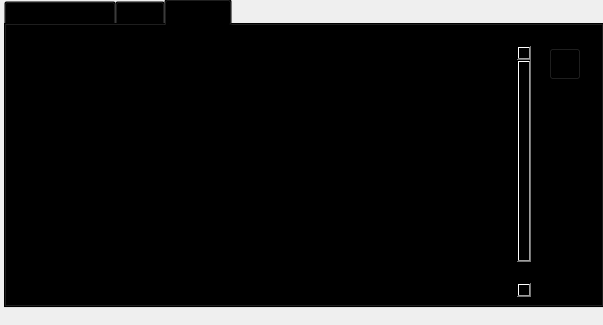
<?xml version="1.0" encoding="UTF-8"?>
<ui version="4.0">
 <class>MainWindow</class>
 <widget class="QMainWindow" name="MainWindow">
  <property name="geometry">
   <rect>
    <x>0</x>
    <y>0</y>
    <width>603</width>
    <height>325</height>
   </rect>
  </property>
  <property name="minimumSize">
   <size>
    <width>603</width>
    <height>325</height>
   </size>
  </property>
  <property name="maximumSize">
   <size>
    <width>1024</width>
    <height>16777215</height>
   </size>
  </property>
  <property name="windowTitle">
   <string>DD2-Helper</string>
  </property>
  <property name="autoFillBackground">
   <bool>true</bool>
  </property>
  <property name="styleSheet">
   <string notr="true"/>
  </property>
  <widget class="QWidget" name="centralwidget">
   <property name="minimumSize">
    <size>
     <width>603</width>
     <height>325</height>
    </size>
   </property>
   <property name="autoFillBackground">
    <bool>false</bool>
   </property>
   <property name="styleSheet">
    <string notr="true">background-color: rgba(0, 0, 0, 0);</string>
   </property>
   <widget class="QFrame" name="frame">
    <property name="geometry">
     <rect>
      <x>2</x>
      <y>-10</y>
      <width>603</width>
      <height>325</height>
     </rect>
    </property>
    <property name="sizePolicy">
     <sizepolicy hsizetype="Fixed" vsizetype="Fixed">
      <horstretch>0</horstretch>
      <verstretch>0</verstretch>
     </sizepolicy>
    </property>
    <property name="minimumSize">
     <size>
      <width>600</width>
      <height>325</height>
     </size>
    </property>
    <property name="maximumSize">
     <size>
      <width>603</width>
      <height>321</height>
     </size>
    </property>
    <property name="autoFillBackground">
     <bool>false</bool>
    </property>
    <property name="styleSheet">
     <string notr="true"/>
    </property>
    <property name="frameShape">
     <enum>QFrame::StyledPanel</enum>
    </property>
    <property name="frameShadow">
     <enum>QFrame::Raised</enum>
    </property>
    <layout class="QHBoxLayout" name="horizontalLayout_5">
     <property name="spacing">
      <number>0</number>
     </property>
     <property name="leftMargin">
      <number>1</number>
     </property>
     <property name="topMargin">
      <number>8</number>
     </property>
     <property name="rightMargin">
      <number>0</number>
     </property>
     <property name="bottomMargin">
      <number>6</number>
     </property>
     <item>
      <widget class="QTabWidget" name="tabWidget">
       <property name="autoFillBackground">
        <bool>false</bool>
       </property>
       <property name="tabShape">
        <enum>QTabWidget::Rounded</enum>
       </property>
       <property name="currentIndex">
        <number>2</number>
       </property>
       <property name="iconSize">
        <size>
         <width>16</width>
         <height>16</height>
        </size>
       </property>
       <property name="elideMode">
        <enum>Qt::ElideNone</enum>
       </property>
       <property name="movable">
        <bool>true</bool>
       </property>
       <property name="tabBarAutoHide">
        <bool>true</bool>
       </property>
       <widget class="QWidget" name="player_controller">
        <property name="styleSheet">
         <string notr="true"/>
        </property>
        <attribute name="title">
         <string>Player controller</string>
        </attribute>
        <widget class="QWidget" name="horizontalLayoutWidget">
         <property name="geometry">
          <rect>
           <x>0</x>
           <y>0</y>
           <width>601</width>
           <height>51</height>
          </rect>
         </property>
         <layout class="QHBoxLayout" name="horizontalLayout">
          <item>
           <spacer name="horizontalSpacer">
            <property name="orientation">
             <enum>Qt::Horizontal</enum>
            </property>
            <property name="sizeHint" stdset="0">
             <size>
              <width>40</width>
              <height>20</height>
             </size>
            </property>
           </spacer>
          </item>
          <item>
           <widget class="QPushButton" name="UpdatePlayerListButton">
            <property name="maximumSize">
             <size>
              <width>24</width>
              <height>24</height>
             </size>
            </property>
            <property name="toolTip">
             <string>Update player list</string>
            </property>
            <property name="text">
             <string/>
            </property>
            <property name="icon">
             <iconset resource="../resource.qrc">
              <normaloff>:/resources/icons/dark/find_windows.svg</normaloff>:/resources/icons/dark/find_windows.svg</iconset>
            </property>
            <property name="autoDefault">
             <bool>false</bool>
            </property>
           </widget>
          </item>
          <item>
           <widget class="QComboBox" name="playerListBox">
            <property name="minimumSize">
             <size>
              <width>90</width>
              <height>20</height>
             </size>
            </property>
            <property name="maximumSize">
             <size>
              <width>120</width>
              <height>20</height>
             </size>
            </property>
            <property name="placeholderText">
             <string>Players list</string>
            </property>
           </widget>
          </item>
          <item>
           <spacer name="horizontalSpacer_2">
            <property name="orientation">
             <enum>Qt::Horizontal</enum>
            </property>
            <property name="sizeHint" stdset="0">
             <size>
              <width>40</width>
              <height>20</height>
             </size>
            </property>
           </spacer>
          </item>
         </layout>
        </widget>
        <widget class="QGroupBox" name="groupBox">
         <property name="geometry">
          <rect>
           <x>60</x>
           <y>50</y>
           <width>491</width>
           <height>230</height>
          </rect>
         </property>
         <property name="minimumSize">
          <size>
           <width>491</width>
           <height>230</height>
          </size>
         </property>
         <property name="autoFillBackground">
          <bool>false</bool>
         </property>
         <property name="title">
          <string/>
         </property>
         <property name="flat">
          <bool>false</bool>
         </property>
         <layout class="QHBoxLayout" name="horizontalLayout_2">
          <item>
           <layout class="QVBoxLayout" name="verticalLayout">
            <property name="leftMargin">
             <number>12</number>
            </property>
            <property name="topMargin">
             <number>12</number>
            </property>
            <item>
             <spacer name="verticalSpacer">
              <property name="orientation">
               <enum>Qt::Vertical</enum>
              </property>
              <property name="sizeType">
               <enum>QSizePolicy::Expanding</enum>
              </property>
              <property name="sizeHint" stdset="0">
               <size>
                <width>20</width>
                <height>40</height>
               </size>
              </property>
             </spacer>
            </item>
           </layout>
          </item>
         </layout>
        </widget>
       </widget>
       <widget class="QWidget" name="misc">
        <attribute name="title">
         <string>Misc</string>
        </attribute>
        <widget class="QGroupBox" name="groupBox_2">
         <property name="geometry">
          <rect>
           <x>0</x>
           <y>0</y>
           <width>601</width>
           <height>281</height>
          </rect>
         </property>
         <property name="title">
          <string/>
         </property>
         <property name="flat">
          <bool>false</bool>
         </property>
         <widget class="QWidget" name="verticalLayoutWidget_2">
          <property name="geometry">
           <rect>
            <x>0</x>
            <y>0</y>
            <width>601</width>
            <height>281</height>
           </rect>
          </property>
          <layout class="QVBoxLayout" name="verticalLayout_2">
           <property name="leftMargin">
            <number>12</number>
           </property>
           <property name="topMargin">
            <number>12</number>
           </property>
           <item>
            <layout class="QHBoxLayout" name="horizontalLayout_3">
             <property name="spacing">
              <number>12</number>
             </property>
             <property name="rightMargin">
              <number>8</number>
             </property>
             <property name="bottomMargin">
              <number>6</number>
             </property>
             <item>
              <spacer name="horizontalSpacer_3">
               <property name="orientation">
                <enum>Qt::Horizontal</enum>
               </property>
               <property name="sizeType">
                <enum>QSizePolicy::Expanding</enum>
               </property>
               <property name="sizeHint" stdset="0">
                <size>
                 <width>30</width>
                 <height>20</height>
                </size>
               </property>
              </spacer>
             </item>
             <item>
              <widget class="ThemeToggle" name="ThemeToogleWidget" native="true">
               <property name="minimumSize">
                <size>
                 <width>32</width>
                 <height>32</height>
                </size>
               </property>
               <property name="maximumSize">
                <size>
                 <width>42</width>
                 <height>42</height>
                </size>
               </property>
               <property name="toolTip">
                <string>Theme toggle</string>
               </property>
              </widget>
             </item>
             <item>
              <spacer name="horizontalSpacer_4">
               <property name="orientation">
                <enum>Qt::Horizontal</enum>
               </property>
               <property name="sizeType">
                <enum>QSizePolicy::Preferred</enum>
               </property>
               <property name="sizeHint" stdset="0">
                <size>
                 <width>11</width>
                 <height>20</height>
                </size>
               </property>
              </spacer>
             </item>
            </layout>
           </item>
           <item>
            <widget class="QCheckBox" name="checkBox_3">
             <property name="toolTip">
              <string>&lt;html&gt;&lt;head/&gt;&lt;body&gt;&lt;p&gt;Auto ready that will be applied for all players&lt;/p&gt;&lt;/body&gt;&lt;/html&gt;</string>
             </property>
             <property name="text">
              <string>Auto ready</string>
             </property>
             <property name="checked">
              <bool>false</bool>
             </property>
             <property name="autoRepeat">
              <bool>false</bool>
             </property>
             <property name="autoExclusive">
              <bool>false</bool>
             </property>
            </widget>
           </item>
           <item>
            <widget class="QCheckBox" name="checkBox_4">
             <property name="toolTip">
              <string>&lt;html&gt;&lt;head/&gt;&lt;body&gt;&lt;p&gt;Sync input will be applied for all players&lt;/p&gt;&lt;/body&gt;&lt;/html&gt;</string>
             </property>
             <property name="text">
              <string>Sync input</string>
             </property>
            </widget>
           </item>
           <item>
            <widget class="QCheckBox" name="checkBox_5">
             <property name="text">
              <string>Drop build resource (for host)</string>
             </property>
            </widget>
           </item>
           <item>
            <widget class="QCheckBox" name="checkBox_6">
             <property name="text">
              <string>Drop ability mana (for host)</string>
             </property>
            </widget>
           </item>
           <item>
            <spacer name="verticalSpacer_2">
             <property name="orientation">
              <enum>Qt::Vertical</enum>
             </property>
             <property name="sizeType">
              <enum>QSizePolicy::Expanding</enum>
             </property>
             <property name="sizeHint" stdset="0">
              <size>
               <width>20</width>
               <height>40</height>
              </size>
             </property>
            </spacer>
           </item>
          </layout>
         </widget>
        </widget>
       </widget>
       <widget class="QWidget" name="keybinds">
        <attribute name="title">
         <string>Settings</string>
        </attribute>
        <layout class="QHBoxLayout" name="horizontalLayout_7">
         <item>
          <layout class="QVBoxLayout" name="verticalLayout_3">
           <property name="leftMargin">
            <number>12</number>
           </property>
           <property name="topMargin">
            <number>12</number>
           </property>
           <item>
            <widget class="QScrollArea" name="scrollArea">
             <property name="autoFillBackground">
              <bool>false</bool>
             </property>
             <property name="frameShape">
              <enum>QFrame::VLine</enum>
             </property>
             <property name="lineWidth">
              <number>0</number>
             </property>
             <property name="verticalScrollBarPolicy">
              <enum>Qt::ScrollBarAlwaysOn</enum>
             </property>
             <property name="sizeAdjustPolicy">
              <enum>QAbstractScrollArea::AdjustIgnored</enum>
             </property>
             <property name="widgetResizable">
              <bool>true</bool>
             </property>
             <widget class="QWidget" name="scrollAreaWidgetContents">
              <property name="geometry">
               <rect>
                <x>0</x>
                <y>0</y>
                <width>492</width>
                <height>276</height>
               </rect>
              </property>
              <property name="sizePolicy">
               <sizepolicy hsizetype="Preferred" vsizetype="Preferred">
                <horstretch>0</horstretch>
                <verstretch>0</verstretch>
               </sizepolicy>
              </property>
              <layout class="QVBoxLayout" name="verticalLayout_4">
               <property name="sizeConstraint">
                <enum>QLayout::SetDefaultConstraint</enum>
               </property>
               <item>
                <layout class="QHBoxLayout" name="horizontalLayout_45">
                 <property name="spacing">
                  <number>11</number>
                 </property>
                 <property name="leftMargin">
                  <number>12</number>
                 </property>
                 <property name="topMargin">
                  <number>12</number>
                 </property>
                 <property name="bottomMargin">
                  <number>6</number>
                 </property>
                 <item>
                  <widget class="QLabel" name="label_41">
                   <property name="maximumSize">
                    <size>
                     <width>100</width>
                     <height>16777215</height>
                    </size>
                   </property>
                   <property name="text">
                    <string>Retry button</string>
                   </property>
                  </widget>
                 </item>
                 <item>
                  <widget class="HotKeyEdit" name="retry_hotkey" native="true">
                   <property name="minimumSize">
                    <size>
                     <width>100</width>
                     <height>14</height>
                    </size>
                   </property>
                   <property name="maximumSize">
                    <size>
                     <width>111</width>
                     <height>35</height>
                    </size>
                   </property>
                   <property name="focusPolicy">
                    <enum>Qt::StrongFocus</enum>
                   </property>
                  </widget>
                 </item>
                 <item>
                  <spacer name="horizontalSpacer_29">
                   <property name="orientation">
                    <enum>Qt::Horizontal</enum>
                   </property>
                   <property name="sizeHint" stdset="0">
                    <size>
                     <width>40</width>
                     <height>20</height>
                    </size>
                   </property>
                  </spacer>
                 </item>
                </layout>
               </item>
               <item>
                <layout class="QHBoxLayout" name="horizontalLayout_44">
                 <property name="spacing">
                  <number>11</number>
                 </property>
                 <property name="leftMargin">
                  <number>12</number>
                 </property>
                 <property name="topMargin">
                  <number>12</number>
                 </property>
                 <property name="bottomMargin">
                  <number>6</number>
                 </property>
                 <item>
                  <widget class="QLabel" name="label_40">
                   <property name="maximumSize">
                    <size>
                     <width>100</width>
                     <height>16777215</height>
                    </size>
                   </property>
                   <property name="text">
                    <string>Ready button</string>
                   </property>
                  </widget>
                 </item>
                 <item>
                  <widget class="HotKeyEdit" name="ready_hotkey" native="true">
                   <property name="minimumSize">
                    <size>
                     <width>100</width>
                     <height>0</height>
                    </size>
                   </property>
                   <property name="maximumSize">
                    <size>
                     <width>200</width>
                     <height>35</height>
                    </size>
                   </property>
                   <property name="focusPolicy">
                    <enum>Qt::StrongFocus</enum>
                   </property>
                  </widget>
                 </item>
                 <item>
                  <spacer name="horizontalSpacer_28">
                   <property name="orientation">
                    <enum>Qt::Horizontal</enum>
                   </property>
                   <property name="sizeHint" stdset="0">
                    <size>
                     <width>40</width>
                     <height>20</height>
                    </size>
                   </property>
                  </spacer>
                 </item>
                </layout>
               </item>
               <item>
                <layout class="QHBoxLayout" name="horizontalLayout_39">
                 <property name="spacing">
                  <number>11</number>
                 </property>
                 <property name="sizeConstraint">
                  <enum>QLayout::SetDefaultConstraint</enum>
                 </property>
                 <property name="leftMargin">
                  <number>12</number>
                 </property>
                 <property name="topMargin">
                  <number>12</number>
                 </property>
                 <property name="bottomMargin">
                  <number>6</number>
                 </property>
                 <item>
                  <widget class="QLabel" name="label_35">
                   <property name="maximumSize">
                    <size>
                     <width>100</width>
                     <height>16777215</height>
                    </size>
                   </property>
                   <property name="autoFillBackground">
                    <bool>false</bool>
                   </property>
                   <property name="text">
                    <string>Auto ready</string>
                   </property>
                  </widget>
                 </item>
                 <item>
                  <widget class="HotKeyEdit" name="auto_ready_hotkey" native="true">
                   <property name="minimumSize">
                    <size>
                     <width>100</width>
                     <height>0</height>
                    </size>
                   </property>
                   <property name="maximumSize">
                    <size>
                     <width>200</width>
                     <height>16777215</height>
                    </size>
                   </property>
                   <property name="focusPolicy">
                    <enum>Qt::StrongFocus</enum>
                   </property>
                  </widget>
                 </item>
                 <item>
                  <spacer name="horizontalSpacer_23">
                   <property name="orientation">
                    <enum>Qt::Horizontal</enum>
                   </property>
                   <property name="sizeHint" stdset="0">
                    <size>
                     <width>40</width>
                     <height>20</height>
                    </size>
                   </property>
                  </spacer>
                 </item>
                </layout>
               </item>
               <item>
                <layout class="QHBoxLayout" name="horizontalLayout_40">
                 <property name="spacing">
                  <number>11</number>
                 </property>
                 <property name="leftMargin">
                  <number>12</number>
                 </property>
                 <property name="topMargin">
                  <number>12</number>
                 </property>
                 <property name="bottomMargin">
                  <number>6</number>
                 </property>
                 <item>
                  <widget class="QLabel" name="label_36">
                   <property name="maximumSize">
                    <size>
                     <width>150</width>
                     <height>16777215</height>
                    </size>
                   </property>
                   <property name="text">
                    <string>Drop build resource</string>
                   </property>
                  </widget>
                 </item>
                 <item>
                  <widget class="HotKeyEdit" name="drop_build_resource_hotkey" native="true">
                   <property name="minimumSize">
                    <size>
                     <width>100</width>
                     <height>0</height>
                    </size>
                   </property>
                   <property name="maximumSize">
                    <size>
                     <width>200</width>
                     <height>16777215</height>
                    </size>
                   </property>
                   <property name="focusPolicy">
                    <enum>Qt::StrongFocus</enum>
                   </property>
                  </widget>
                 </item>
                 <item>
                  <spacer name="horizontalSpacer_27">
                   <property name="orientation">
                    <enum>Qt::Horizontal</enum>
                   </property>
                   <property name="sizeType">
                    <enum>QSizePolicy::Minimum</enum>
                   </property>
                   <property name="sizeHint" stdset="0">
                    <size>
                     <width>12</width>
                     <height>20</height>
                    </size>
                   </property>
                  </spacer>
                 </item>
                 <item>
                  <widget class="QLabel" name="label_42">
                   <property name="maximumSize">
                    <size>
                     <width>150</width>
                     <height>16777215</height>
                    </size>
                   </property>
                   <property name="styleSheet">
                    <string notr="true"/>
                   </property>
                   <property name="text">
                    <string>in-game keybind</string>
                   </property>
                  </widget>
                 </item>
                 <item>
                  <widget class="HotKeyEdit" name="drop_build_resource_in_game_hotkey" native="true">
                   <property name="minimumSize">
                    <size>
                     <width>100</width>
                     <height>0</height>
                    </size>
                   </property>
                   <property name="maximumSize">
                    <size>
                     <width>200</width>
                     <height>16777215</height>
                    </size>
                   </property>
                   <property name="focusPolicy">
                    <enum>Qt::StrongFocus</enum>
                   </property>
                  </widget>
                 </item>
                 <item>
                  <spacer name="horizontalSpacer_24">
                   <property name="orientation">
                    <enum>Qt::Horizontal</enum>
                   </property>
                   <property name="sizeHint" stdset="0">
                    <size>
                     <width>40</width>
                     <height>20</height>
                    </size>
                   </property>
                  </spacer>
                 </item>
                </layout>
               </item>
               <item>
                <layout class="QHBoxLayout" name="horizontalLayout_41">
                 <property name="spacing">
                  <number>11</number>
                 </property>
                 <property name="leftMargin">
                  <number>12</number>
                 </property>
                 <property name="topMargin">
                  <number>12</number>
                 </property>
                 <property name="bottomMargin">
                  <number>6</number>
                 </property>
                 <item>
                  <widget class="QLabel" name="label_37">
                   <property name="maximumSize">
                    <size>
                     <width>300</width>
                     <height>16777215</height>
                    </size>
                   </property>
                   <property name="text">
                    <string>Drop mana</string>
                   </property>
                  </widget>
                 </item>
                 <item>
                  <widget class="HotKeyEdit" name="drop_mana_hotkey" native="true">
                   <property name="minimumSize">
                    <size>
                     <width>100</width>
                     <height>0</height>
                    </size>
                   </property>
                   <property name="maximumSize">
                    <size>
                     <width>200</width>
                     <height>16777215</height>
                    </size>
                   </property>
                   <property name="focusPolicy">
                    <enum>Qt::StrongFocus</enum>
                   </property>
                  </widget>
                 </item>
                 <item>
                  <spacer name="horizontalSpacer_30">
                   <property name="orientation">
                    <enum>Qt::Horizontal</enum>
                   </property>
                   <property name="sizeType">
                    <enum>QSizePolicy::Minimum</enum>
                   </property>
                   <property name="sizeHint" stdset="0">
                    <size>
                     <width>12</width>
                     <height>20</height>
                    </size>
                   </property>
                  </spacer>
                 </item>
                 <item>
                  <widget class="QLabel" name="label_43">
                   <property name="maximumSize">
                    <size>
                     <width>150</width>
                     <height>16777215</height>
                    </size>
                   </property>
                   <property name="styleSheet">
                    <string notr="true"/>
                   </property>
                   <property name="text">
                    <string>in-game keybind</string>
                   </property>
                  </widget>
                 </item>
                 <item>
                  <widget class="HotKeyEdit" name="drop_mana_in_game_hotkey" native="true">
                   <property name="minimumSize">
                    <size>
                     <width>100</width>
                     <height>0</height>
                    </size>
                   </property>
                   <property name="maximumSize">
                    <size>
                     <width>200</width>
                     <height>16777215</height>
                    </size>
                   </property>
                   <property name="focusPolicy">
                    <enum>Qt::StrongFocus</enum>
                   </property>
                  </widget>
                 </item>
                 <item>
                  <spacer name="horizontalSpacer_25">
                   <property name="orientation">
                    <enum>Qt::Horizontal</enum>
                   </property>
                   <property name="sizeHint" stdset="0">
                    <size>
                     <width>40</width>
                     <height>20</height>
                    </size>
                   </property>
                  </spacer>
                 </item>
                </layout>
               </item>
               <item>
                <layout class="QHBoxLayout" name="horizontalLayout_42">
                 <property name="spacing">
                  <number>11</number>
                 </property>
                 <property name="leftMargin">
                  <number>12</number>
                 </property>
                 <property name="topMargin">
                  <number>12</number>
                 </property>
                 <property name="bottomMargin">
                  <number>6</number>
                 </property>
                 <item>
                  <widget class="QLabel" name="label_38">
                   <property name="maximumSize">
                    <size>
                     <width>100</width>
                     <height>16777215</height>
                    </size>
                   </property>
                   <property name="text">
                    <string>Initiate buffing</string>
                   </property>
                  </widget>
                 </item>
                 <item>
                  <widget class="HotKeyEdit" name="initiate_buffing_hotkey" native="true">
                   <property name="minimumSize">
                    <size>
                     <width>100</width>
                     <height>0</height>
                    </size>
                   </property>
                   <property name="maximumSize">
                    <size>
                     <width>200</width>
                     <height>16777215</height>
                    </size>
                   </property>
                   <property name="focusPolicy">
                    <enum>Qt::StrongFocus</enum>
                   </property>
                  </widget>
                 </item>
                 <item>
                  <spacer name="horizontalSpacer_26">
                   <property name="orientation">
                    <enum>Qt::Horizontal</enum>
                   </property>
                   <property name="sizeHint" stdset="0">
                    <size>
                     <width>40</width>
                     <height>20</height>
                    </size>
                   </property>
                  </spacer>
                 </item>
                </layout>
               </item>
              </layout>
             </widget>
            </widget>
           </item>
          </layout>
         </item>
         <item>
          <layout class="QVBoxLayout" name="verticalLayout_5">
           <property name="spacing">
            <number>0</number>
           </property>
           <property name="leftMargin">
            <number>12</number>
           </property>
           <property name="topMargin">
            <number>12</number>
           </property>
           <property name="rightMargin">
            <number>12</number>
           </property>
           <item>
            <spacer name="verticalSpacer_4">
             <property name="orientation">
              <enum>Qt::Vertical</enum>
             </property>
             <property name="sizeType">
              <enum>QSizePolicy::Fixed</enum>
             </property>
             <property name="sizeHint" stdset="0">
              <size>
               <width>20</width>
               <height>2</height>
              </size>
             </property>
            </spacer>
           </item>
           <item>
            <layout class="QHBoxLayout" name="horizontalLayout_4">
             <property name="bottomMargin">
              <number>0</number>
             </property>
             <item alignment="Qt::AlignHCenter|Qt::AlignVCenter">
              <widget class="QPushButton" name="save_hotkey_button">
               <property name="sizePolicy">
                <sizepolicy hsizetype="Preferred" vsizetype="Preferred">
                 <horstretch>0</horstretch>
                 <verstretch>0</verstretch>
                </sizepolicy>
               </property>
               <property name="minimumSize">
                <size>
                 <width>32</width>
                 <height>32</height>
                </size>
               </property>
               <property name="maximumSize">
                <size>
                 <width>32</width>
                 <height>32</height>
                </size>
               </property>
               <property name="toolTip">
                <string>Save hotkeys</string>
               </property>
               <property name="statusTip">
                <string>Save hotkeys</string>
               </property>
               <property name="text">
                <string/>
               </property>
               <property name="icon">
                <iconset resource="../resource.qrc">
                 <normaloff>:/resources/icons/generic/save.svg</normaloff>:/resources/icons/generic/save.svg</iconset>
               </property>
               <property name="shortcut">
                <string>Ctrl+S</string>
               </property>
               <property name="checkable">
                <bool>false</bool>
               </property>
               <property name="checked">
                <bool>false</bool>
               </property>
               <property name="autoDefault">
                <bool>false</bool>
               </property>
               <property name="default">
                <bool>false</bool>
               </property>
               <property name="flat">
                <bool>false</bool>
               </property>
              </widget>
             </item>
            </layout>
           </item>
           <item>
            <spacer name="verticalSpacer_3">
             <property name="orientation">
              <enum>Qt::Vertical</enum>
             </property>
             <property name="sizeHint" stdset="0">
              <size>
               <width>20</width>
               <height>40</height>
              </size>
             </property>
            </spacer>
           </item>
          </layout>
         </item>
        </layout>
       </widget>
      </widget>
     </item>
    </layout>
   </widget>
  </widget>
 </widget>
 <customwidgets>
  <customwidget>
   <class>HotKeyEdit</class>
   <extends>QWidget</extends>
   <header location="global">hotkeyedit.hpp</header>
   <container>1</container>
  </customwidget>
  <customwidget>
   <class>ThemeToggle</class>
   <extends>QWidget</extends>
   <header location="global">ThemeToggle.hpp</header>
   <container>1</container>
  </customwidget>
 </customwidgets>
 <resources>
  <include location="../resource.qrc"/>
 </resources>
 <connections/>
</ui>
